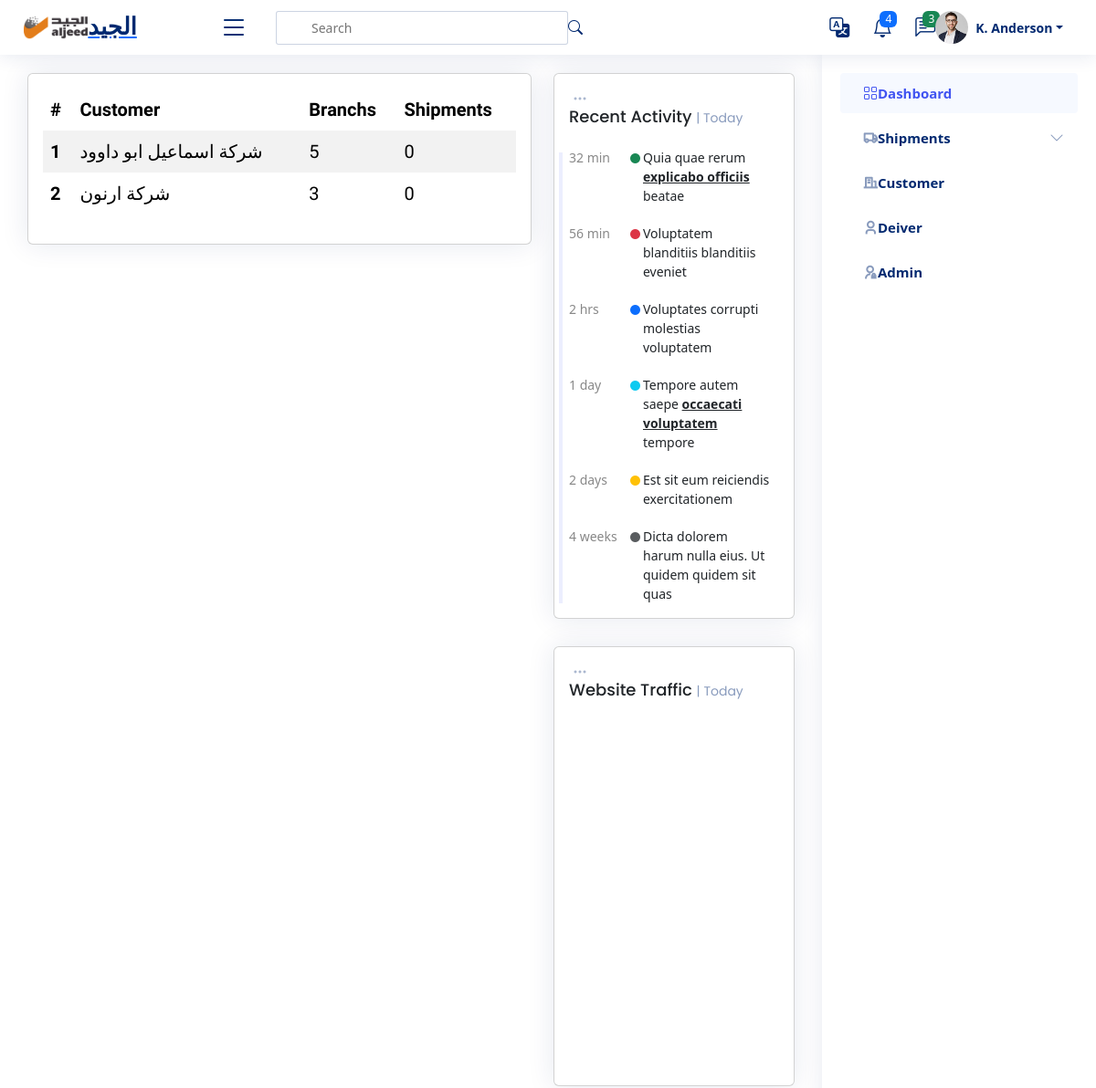
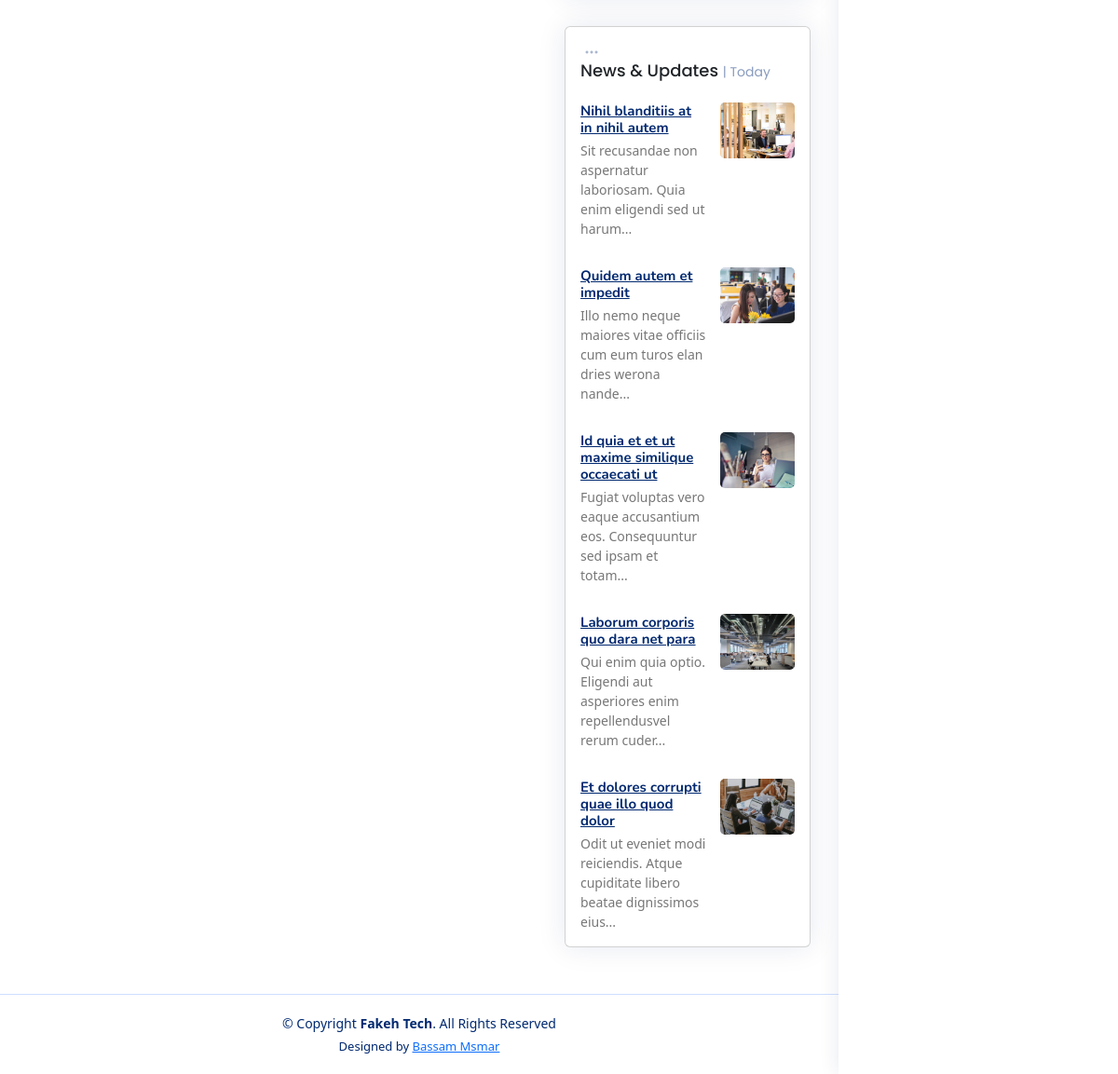
Screenshot of /customer/ with the database file from the repository (2 pictures, top to bottom).
### settings/models.py (models this page shows, shortened)
class Company(models.Model):
    name = models.CharField(_("Company Name"), max_length=100)
    logo = models.ImageField(_("Company Logo"), upload_to='company')
    cover = models.ImageField(_("Company Cover"), upload_to='company', null=True, blank=True)
    subtitle = models.TextField(_("Subtitle"), max_length=500)
    facebool_link = models.URLField(_("Facebool_link"), max_length=200, null=True, blank=True)
    twitter_link = models.URLField(_("Twitter_link"), max_length=200, null=True, blank=True)
    youtube_link = models.URLField(_("Youtube_link"), max_length=200, null=True, blank=True)
    phone = models.IntegerField(_("Company Phone"), null=True, blank=True)
    email = models.EmailField(_("Company Email"), max_length=500, null=True, blank=True)
    address = models.TextField(_("Company Address"), max_length=500, null=True, blank=True)
    android_app = models.URLField(_("Android app"), max_length=200, null=True, blank=True)
    ios_app = models.URLField(_("ios app"), max_length=200, null=True, blank=True)
    call_us = models.IntegerField(_("call us"), null=True, blank=True)
    email_us = models.EmailField(_("email us"), max_length=100, null=True, blank=True)

### customers/models.py (models this page shows, shortened)
class Customers(models.Model):
    name = models.CharField(max_length=255)

class Branch(models.Model):
    customers = models.ForeignKey(Customers, related_name='branch_customers', on_delete=models.CASCADE)
    name = models.CharField(_("Name"),max_length=255)
    city = models.CharField(_("City"),max_length=255)

### customers/views.py (the view)
# urls.py: path('', CustomersList.as_view(), name='customers_list'),
class CustomersList(ListView):
    model = Customers    #context : object_list, model_list

### templates/customers/customers_list.html (shortened to what this page needs)
{% extends 'base.html' %}
{% load static %}
{% block body %}
<main id="main" class="main">
    <section class="section dashboard">
        <div class="row">
            <div class="col-lg-8">
                <div class="row">
                    <div class="col-12">
                        <div class="card recent-sales overflow-auto">
                            <div class="card-body">
                                <table class="table table-borderless datatable table-striped table-hover">
                                    <thead>
                                        <tr>
                                            <th scope="col">#</th>
                                            <th scope="col">Customer</th>
                                            <th scope="col"> Branchs</th>
                                            <th scope="col"> Shipments</th>
                                        </tr>
                                    </thead>
                                    <tbody>
                                        {% for customer in object_list %}
                                        <tr>
                                            <th scope="row">{{ forloop.counter }}</th>
                                            <td><a class="text-reset text-decoration-none" href="{% url 'customer_detail' customer.id %}">{{ customer.name }}</a></td>
                                            <td>{{ customer.branch_customers.all|length }}</td>
                                            <td>{{ branch|length }}</td>
                                        </tr>
                                        {% endfor %}
                                    </tbody>
                                </table>
                            </div>
                        </div>
                    </div>
                </div>
            </div>
            <div class="col-lg-4">
                <div class="card">
                    <div class="filter">
                        <a class="icon" href="#" data-bs-toggle="dropdown"><i class="bi bi-three-dots"></i></a>
                    </div>
                    <div class="card-body">
                        <h5 class="card-title">Recent Activity <span>| Today</span></h5>
                        <div class="activity">
                            <div class="activity-item d-flex">
                                <div class="activite-label">32 min</div>
                                <i class='bi bi-circle-fill activity-badge text-success align-self-start'></i>
                                <div class="activity-content">
                                    Quia quae rerum <a href="#" class="fw-bold text-dark">explicabo officiis</a> beatae
                                </div>
                            </div>
                            <div class="activity-item d-flex">
                                <div class="activite-label">56 min</div>
                                <i class='bi bi-circle-fill activity-badge text-danger align-self-start'></i>
                                <div class="activity-content">
                                    Voluptatem blanditiis blanditiis eveniet
                                </div>
                            </div>
                            <div class="activity-item d-flex">
                                <div class="activite-label">2 hrs</div>
                                <i class='bi bi-circle-fill activity-badge text-primary align-self-start'></i>
                                <div class="activity-content">
                                    Voluptates corrupti molestias voluptatem
                                </div>
                            </div>
                            <div class="activity-item d-flex">
                                <div class="activite-label">1 day</div>
                                <i class='bi bi-circle-fill activity-badge text-info align-self-start'></i>
                                <div class="activity-content">
                                    Tempore autem saepe <a href="#" class="fw-bold text-dark">occaecati voluptatem</a>
                                    tempore
                                </div>
                            </div>
                            <div class="activity-item d-flex">
                                <div class="activite-label">2 days</div>
                                <i class='bi bi-circle-fill activity-badge text-warning align-self-start'></i>
                                <div class="activity-content">
                                    Est sit eum reiciendis exercitationem
                                </div>
                            </div>
                            <div class="activity-item d-flex">
                                <div class="activite-label">4 weeks</div>
                                <i class='bi bi-circle-fill activity-badge text-muted align-self-start'></i>
                                <div class="activity-content">
                                    Dicta dolorem harum nulla eius. Ut quidem quidem sit quas
                                </div>
                            </div>
                        </div>
                    </div>
                </div>
                <div class="card">
                    <div class="filter">
                        <a class="icon" href="#" data-bs-toggle="dropdown"><i class="bi bi-three-dots"></i></a>
                    </div>
                    <div class="card-body pb-0">
                        <h5 class="card-title">Website Traffic <span>| Today</span></h5>
                        <div id="trafficChart" style="min-height: 400px;" class="echart"></div>
                    </div>
                </div>
                <div class="card">
                    <div class="filter">
                        <a class="icon" href="#" data-bs-toggle="dropdown"><i class="bi bi-three-dots"></i></a>
                    </div>
                    <div class="card-body pb-0">
                        <h5 class="card-title">News &amp; Updates <span>| Today</span></h5>
                        <div class="news">
                            <div class="post-item clearfix">
                                <img src="assets/img/news-1.jpg" alt="">
                                <h4><a href="#">Nihil blanditiis at in nihil autem</a></h4>
                                <p>Sit recusandae non aspernatur laboriosam. Quia enim eligendi sed ut harum...</p>
                            </div>
                            <div class="post-item clearfix">
                                <img src="assets/img/news-2.jpg" alt="">
                                <h4><a href="#">Quidem autem et impedit</a></h4>
                                <p>Illo nemo neque maiores vitae officiis cum eum turos elan dries werona nande...</p>
                            </div>
                            <div class="post-item clearfix">
                                <img src="assets/img/news-3.jpg" alt="">
                                <h4><a href="#">Id quia et et ut maxime similique occaecati ut</a></h4>
                                <p>Fugiat voluptas vero eaque accusantium eos. Consequuntur sed ipsam et totam...</p>
                            </div>
                            <div class="post-item clearfix">
                                <img src="assets/img/news-4.jpg" alt="">
                                <h4><a href="#">Laborum corporis quo dara net para</a></h4>
                                <p>Qui enim quia optio. Eligendi aut asperiores enim repellendusvel rerum cuder...</p>
                            </div>
                            <div class="post-item clearfix">
                                <img src="assets/img/news-5.jpg" alt="">
                                <h4><a href="#">Et dolores corrupti quae illo quod dolor</a></h4>
                                <p>Odit ut eveniet modi reiciendis. Atque cupiditate libero beatae dignissimos eius...
                                </p>
                            </div>
                        </div>
                    </div>
                </div>
            </div>
        </div>
    </section>
</main>
{% endblock %}

### templates/base.html (shortened to what this page needs)
{% load static %}
{% load i18n %}
{% get_current_language as LANGUAGE_CODE %}
<!DOCTYPE html>
<html lang="en"  {% if LANGUAGE_CODE == 'ar' %} dir="rtl" {% endif %} >
<head>
  <link rel="stylesheet" href="{% static 'ar/css/style.css' %} ">
  {% if LANGUAGE_CODE == 'en' %}
    <link href="{% static 'en/vendor/bootstrap/css/bootstrap.min.css' %} " rel="stylesheet">
    <link href="{% static 'en/vendor/bootstrap-icons/bootstrap-icons.css' %} " rel="stylesheet">
    <link href="{% static 'en/vendor/boxicons/css/boxicons.min.css' %} " rel="stylesheet">
    <link href="{% static 'en/vendor/quill/quill.snow.css' %} " rel="stylesheet">
    <link href="{% static 'en/vendor/quill/quill.bubble.css' %} " rel="stylesheet">
    <link href="{% static 'en/vendor/remixicon/remixicon.css' %} " rel="stylesheet">
    <link href="{% static 'en/vendor/simple-datatables/style.css' %} " rel="stylesheet">
  {% endif %}
</head>
<body>
  <header id="header" class="header fixed-top d-flex align-items-center">
    <div class="d-flex align-items-center justify-content-between">
      <a href="/" class="logo d-flex align-items-center">
        <img src="{{ company_data.logo.url }} " alt="">
        <span class="d-none d-lg-block">{{ company_data.name }}</span>
      </a>
      <i class="bi bi-list toggle-sidebar-btn"></i>
    </div>
    <div class="search-bar">
      <form class="search-form d-flex align-items-center" method="POST" action="#">
        <input type="text" name="query" placeholder="Search" title="Enter search keyword">
        <button type="submit" title="Search"><i class="bi bi-search"></i></button>
      </form>
    </div>
    <nav class="header-nav ms-auto">
      <ul class="d-flex align-items-center">
        <li class="nav-item dropdown">
          <a class="nav-link nav-icon" href="#" data-bs-toggle="dropdown">
            <i class="bi bi-translate"></i>
          </a>
                {% get_current_language as LANGUAGE_CODE %}
                {% get_available_languages as LANGUAGES %}
                {% get_language_info_list for LANGUAGES as languages %}
        </li>
        <li class="nav-item dropdown">
          <a class="nav-link nav-icon" href="#" data-bs-toggle="dropdown">
            <i class="bi bi-bell"></i>
            <span class="badge bg-primary badge-number">4</span>
          </a>
        </li>
        <li class="nav-item dropdown">
          <a class="nav-link nav-icon" href="#" data-bs-toggle="dropdown">
            <i class="bi bi-chat-left-text"></i>
            <span class="badge bg-success badge-number">3</span>
          </a>
        </li>
        <li class="nav-item dropdown pe-3">
          <a class="nav-link nav-profile d-flex align-items-center pe-0" href="#" data-bs-toggle="dropdown">
            <img src="assets/img/profile-img.jpg" alt="Profile" class="rounded-circle">
            <span class="d-none d-md-block dropdown-toggle ps-2">K. Anderson</span>
          </a>
        </li>
      </ul>
    </nav>
  </header>
  <aside id="sidebar" class="sidebar">
    <ul class="sidebar-nav" id="sidebar-nav">
      <li class="nav-item">
        <a class="nav-link " href="/">
          <i class="bi bi-grid"></i>
          <span>{% translate "Dashboard" %}</span>
        </a>
      </li>
         <li class="nav-item">
        <a class="nav-link collapsed" data-bs-target="#forms-nav" data-bs-toggle="collapse" href="/shipment">
          <i class="ri-truck-line"></i><span>{% translate "Shipments" %}</span><i class="bi bi-chevron-down ms-auto"></i>
        </a>
      </li>
      <li class="nav-item">
        <a class="nav-link collapsed" href="/customer">
          <i class="ri-building-line"></i>
          <span>{% translate "Customer" %}</span>
        </a>
      </li>
      <li class="nav-item">
        <a class="nav-link collapsed" href="/driver">
          <i class="ri-user-3-line"></i>
          <span>{% translate "Deiver" %}</span>
        </a>
      </li>
      <li class="nav-item">
        <a class="nav-link collapsed" href="/admin">
          <i class="ri-admin-line"></i>
          <span>{% translate "Admin" %}</span>
        </a>
      </li>
    </ul>
  </aside>
  {% block body %}
  {% endblock %}
  <footer id="footer" class="footer">
    <div class="copyright">
      &copy; Copyright <strong><span>Fakeh Tech</span></strong>. All Rights Reserved
    </div>
    <div class="credits">
      Designed by <a href="">Bassam Msmar</a>
    </div>
  </footer>
</body>
</html>

### rows the page displays
Company: logo (picture), name "الجيد"
Customers: name "شركة اسماعيل ابو داوود", branch_customers.all|length "5", branch "0"
Customers: name "شركة ارنون", branch_customers.all|length "3", branch "0"
